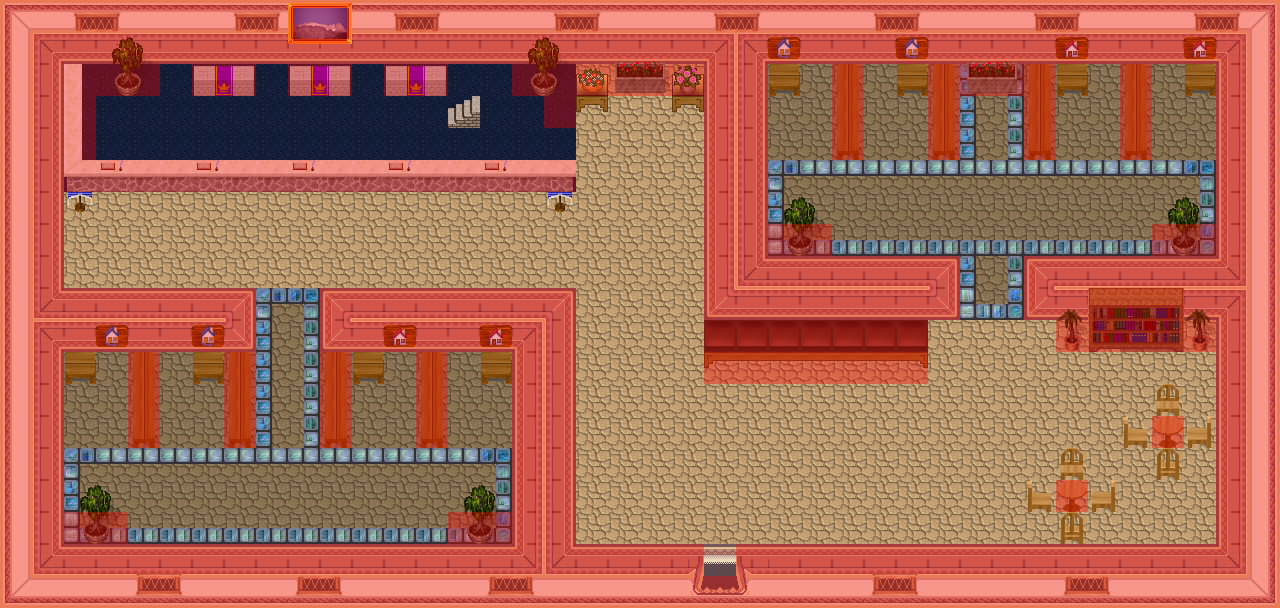

A level layout from a 2D game, rendered from its tile map. Below: a short description, then the map file with tile-grid data replaced by summaries:
An orthogonal 40x19 tile map with 32x32 px tiles, 6 tile layers (0_floor, 1_terrain, 2_object, 3_roof, ...), 1 hidden layer not drawn, 23 tilesets.

<map version="1.2" tiledversion="1.3.2" orientation="orthogonal" renderorder="right-down" compressionlevel="0" width="40" height="19" tilewidth="32" tileheight="32" infinite="0" nextlayerid="8" nextobjectid="1">
 <tileset firstgid="1" name="int_wall_pale.png" tilewidth="32" tileheight="32" tilecount="16" columns="2">
  <image source="../../tileset/building/wall/int_wall_pale.png" trans="ff00ff" width="64" height="256" />
 </tileset>
 <tileset firstgid="17" name="int_wall_purple.png" tilewidth="32" tileheight="32" tilecount="20" columns="2">
  <image source="../../tileset/building/wall/int_wall_purple.png" trans="ff00ff" width="64" height="320" />
 </tileset>
 <tileset firstgid="37" name="long_front_on.png" tilewidth="32" tileheight="32" tilecount="3" columns="1">
  <image source="../../tileset/furniture/table/long_front_on.png" width="32" height="96" />
 </tileset>
 <tileset firstgid="40" name="border.png" tilewidth="32" tileheight="32" tilecount="12" columns="3">
  <image source="../../tileset/furniture/carpet/border.png" width="96" height="128" />
 </tileset>
 <tileset firstgid="52" name="int_windows_purple.png" tilewidth="32" tileheight="32" tilecount="16" columns="4">
  <image source="../../tileset/building/window/int_windows_purple.png" trans="ff00ff" width="128" height="128" />
 </tileset>
 <tileset firstgid="68" name="pale_red_ns.png" tilewidth="32" tileheight="32" tilecount="36" columns="9">
  <image source="../../tileset/building/entrance/pale_red_ns.png" trans="ff00ff" width="288" height="128" />
 </tileset>
 <tileset firstgid="104" name="collision.png" tilewidth="32" tileheight="32" tilecount="1" columns="1">
  <image source="../../tileset/logic/collision.png" width="32" height="32" />
 </tileset>
 <tileset firstgid="105" name="protection.png" tilewidth="32" tileheight="32" tilecount="2" columns="2">
  <image source="../../tileset/logic/protection.png" width="64" height="32" />
 </tileset>
 <tileset firstgid="107" name="colorful.png" tilewidth="32" tileheight="32" tilecount="16" columns="4">
  <image source="../../tileset/furniture/chair/colorful.png" width="128" height="128" />
 </tileset>
 <tileset firstgid="123" name="chests banner.png" tilewidth="32" tileheight="32" tilecount="7" columns="1">
  <image source="../../tileset/building/decoration/chests_banner.png" width="32" height="224" />
 </tileset>
 <tileset firstgid="130" name="square.png" tilewidth="32" tileheight="32" tilecount="1" columns="1">
  <image source="../../tileset/furniture/table/square.png" width="32" height="32" />
 </tileset>
 <tileset firstgid="131" name="planted_containers.png" tilewidth="32" tileheight="32" tilecount="16" columns="4">
  <image source="../../tileset/plant/flower/planted_containers.png" trans="ff00ff" width="128" height="128" />
 </tileset>
 <tileset firstgid="147" name="stone_desk.png" tilewidth="32" tileheight="32" tilecount="16" columns="4">
  <image source="../../tileset/furniture/table/stone_desk.png" trans="ff00ff" width="128" height="128" />
 </tileset>
 <tileset firstgid="163" name="dark_blue.png" tilewidth="32" tileheight="32" tilecount="15" columns="3">
  <image source="../../tileset/furniture/carpet/dark_blue.png" trans="ff00ff" width="96" height="160" />
 </tileset>
 <tileset firstgid="178" name="chest_purple.png" tilewidth="32" tileheight="32" tilecount="2" columns="2">
  <image source="../../tileset/item/chest/chest_purple.png" trans="ff00ff" width="64" height="32" />
 </tileset>
 <tileset firstgid="180" name="floors_3.png" tilewidth="32" tileheight="32" tilecount="12" columns="6">
  <image source="../../tileset/ground/indoor/floors_3.png" trans="ff00ff" width="192" height="64" />
 </tileset>
 <tileset firstgid="192" name="wooden.png" tilewidth="32" tileheight="32" tilecount="1" columns="1">
  <image source="../../tileset/furniture/table/wooden.png" trans="ff00ff" width="32" height="32" />
 </tileset>
 <tileset firstgid="193" name="wooden.png" tilewidth="32" tileheight="32" tilecount="5" columns="5">
  <image source="../../tileset/furniture/chair/wooden.png" trans="ff00ff" width="160" height="32" />
 </tileset>
 <tileset firstgid="198" name="pale_book_bottle_shelf.png" tilewidth="32" tileheight="32" tilecount="12" columns="3">
  <image source="../../tileset/furniture/shelve/pale_book_bottle_shelf.png" trans="ff00ff" width="96" height="128" />
 </tileset>
 <tileset firstgid="210" name="oil_paintings.png" tilewidth="32" tileheight="32" tilecount="16" columns="4">
  <image source="../../tileset/furniture/picture/oil_paintings.png" trans="ff00ff" width="128" height="128" />
 </tileset>
 <tileset firstgid="226" name="banners.png" tilewidth="32" tileheight="32" tilecount="6" columns="2">
  <image source="../../tileset/item/banners/banners.png" width="64" height="96" />
 </tileset>
 <tileset firstgid="232" name="flowering_plant.png" tilewidth="32" tileheight="32" tilecount="2" columns="2">
  <image source="../../tileset/plant/indoor/flowering_plant.png" trans="ff00ff" width="64" height="32" />
 </tileset>
 <tileset firstgid="234" name="stairs" tilewidth="32" tileheight="32" tilecount="12" columns="2">
  <image source="../../tileset/building/stairs/stairs.png" width="64" height="192" />
 </tileset>
 <layer id="1" name="0_floor" width="40" height="19">
  <data>[760 cells, 760 non-empty, 4 distinct tile ids]</data>
 </layer>
 <layer id="2" name="1_terrain" width="40" height="19">
  <data>[760 cells, 480 non-empty, 75 distinct tile ids]</data>
 </layer>
 <layer id="3" name="2_object" width="40" height="19">
  <data>[760 cells, 25 non-empty, 13 distinct tile ids]</data>
 </layer>
 <layer id="4" name="3_roof" width="40" height="19">
  <data>[760 cells, 18 non-empty, 5 distinct tile ids]</data>
 </layer>
 <layer id="5" name="objects" width="40" height="19">
  <data>[760 cells, 0 non-empty, 0 distinct tile ids]</data>
 </layer>
 <layer id="6" name="collision" width="40" height="19" opacity="0.36">
  <data>[760 cells, 388 non-empty, 1 distinct tile ids]</data>
 </layer>
 <layer id="7" name="protection" width="40" height="19" visible="0" opacity="0.18">
  <data>[760 cells, 760 non-empty, 1 distinct tile ids]</data>
 </layer>
</map>
